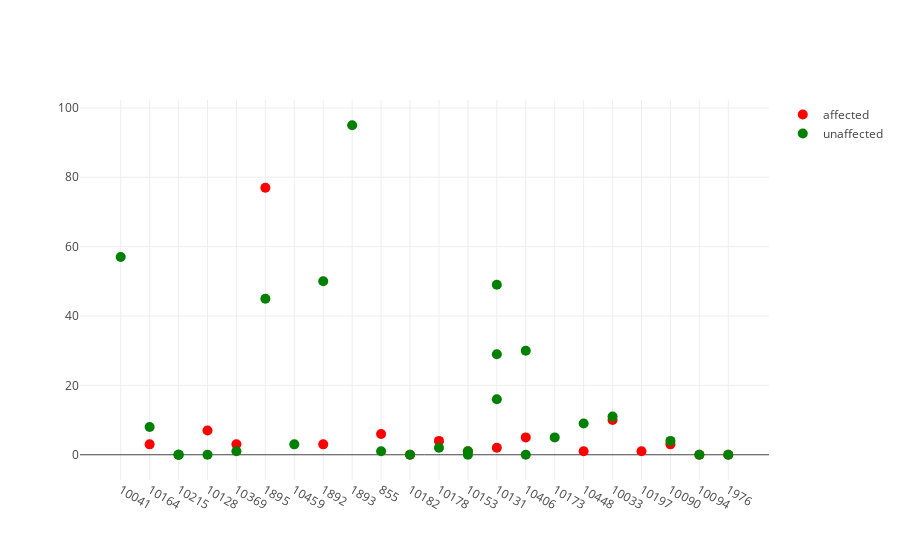

Notebook source saved alongside this figure:
### Code cell
import plotly.graph_objs as go
from plotly import tools

df = pd.read_csv('/data/sudregp/cnv/penncnv/results/summary_called.csv')
df['total'] = df.denovo + df.inherited

fig = tools.make_subplots(rows=3, cols=1, subplot_titles=('De Novo CNVs',
                                                          'Inherited CNVs',
                                                          'All CNVs'))

for cnv in ['denovo', 'inherited', 'total']:
    x_red, x_green, red, green, xticks = [], [], [], [], []
    red_text, green_text = [], []

    # loop through families
    f = 0
    for fam in famids:
        fam_kids = [t['child'] for t in trios if t['famid'] == fam]
        found = False
        for kid in fam_kids:
            if kid in list(df.kid):
                found = True
                if kid in affected:
                    red.append(int(df[df.kid == kid][cnv]))
                    x_red.append(f)
                    red_text.append(kid)
                else:
                    green.append(int(df[df.kid == kid][cnv]))
                    x_green.append(f)
                    green_text.append(kid)
        # only increase counter if we added a kid
        if found:
            xticks.append(fam)
            f += 1


    trace0 = go.Scatter(
        x = x_red,
        y = red,
        mode = 'markers',
        name = 'affected',
        marker = dict(size = 10, color = 'red'),
        text = red_text,
        hoverinfo='text',
        hoveron='points'
    )
    trace1 = go.Scatter(
        x = x_green,
        y = green,
        mode = 'markers',
        name = 'unaffected',
        marker = dict(size = 10, color = 'green'),
        hovertext = green_text,
        hoverinfo='text',
        hoveron='points'
    )
    layout = go.Layout(
        xaxis=dict(
            tickvals=range(len(xticks)),
            ticktext=xticks,
            zeroline = False
        ),
        hovermode='closest'
    )

    data = [trace0, trace1]
    iplot({'data': data, 'layout': layout})

### Figure 1 — Plotly figure (JSON) as saved in the notebook; plotly's stock layout.template omitted (floating-point values rounded to 4 significant figures)
{"data": [{"hoverinfo": "text", "hoveron": "points", "marker": {"color": "red", "size": 10}, "mode": "markers", "name": "affected", "text": ["CLIA_400122", "CLIA_400153", "CCGO_800980", "CLIA_400132", "CLIA_400134", "CLIA_400216", "CLIA_400121", "CLIA_400131", "CLIA_400128", "CLIA_400140", "CLIA_400178", "CLIA_400205", "CLIA_400127", "CLIA_400129", "CLIA_400123", "CLIA_400130", "CLIA_400204"], "type": "scatter", "x": [1, 3, 4, 5, 7, 9, 10, 11, 12, 13, 14, 16, 17, 18, 19, 20, 21], "y": [3, 7, 3, 77, 3, 6, 0, 4, 1, 2, 5, 1, 10, 1, 3, 0, 0]}, {"hoverinfo": "text", "hoveron": "points", "hovertext": ["CLIA_400155", "CLIA_400135", "CLIA_400191", "CLIA_400189", "CLIA_400193", "CLIA_400152", "CCGO_800979", "CLIA_400158", "CLIA_400209", "CLIA_400175", "CLIA_400162", "CLIA_400133", "CLIA_400170", "CLIA_400159", "CLIA_400210", "CLIA_400212", "CLIA_400138", "CLIA_400139", "CLIA_400142", "CLIA_400179", "CLIA_400180", "CLIA_400148", "CLIA_400200", "CLIA_400166", "CLIA_400195", "CLIA_400144", "CLIA_400201"], "marker": {"color": "green", "size": 10}, "mode": "markers", "name": "unaffected", "type": "scatter", "x": [0, 1, 2, 2, 2, 3, 4, 5, 6, 7, 8, 9, 10, 11, 12, 12, 13, 13, 13, 14, 14, 15, 16, 17, 19, 20, 21], "y": [57, 8, 0, 0, 0, 0, 1, 45, 3, 50, 95, 1, 0, 2, 0, 1, 16, 49, 29, 30, 0, 5, 9, 11, 4, 0, 0]}], "layout": {"hovermode": "closest", "xaxis": {"ticktext": ["10041", "10164", "10215", "10128", "10369", "1895", "10459", "1892", "1893", "855", "10182", "10178", "10153", "10131", "10406", "10173", "10448", "10033", "10197", "10090", "10094", "1976"], "tickvals": [0, 1, 2, 3, 4, 5, 6, 7, 8, 9, 10, 11, 12, 13, 14, 15, 16, 17, 18, 19, 20, 21], "zeroline": false}}}
